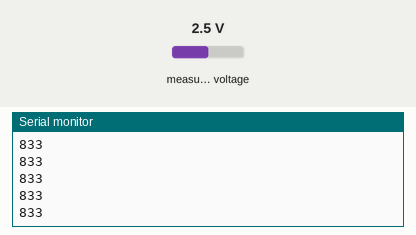
A sketch run on a simulated Arduino Uno, built with avr-gcc and run on an emulated ATmega328P. Parts: the last lines printed to the serial monitor. The inputs (shaded band) are chosen by the test bench; at power-on: measured voltage 2.5 V.

Above: at 1.2 s.
1.3 s: measured voltage set to 0.1 V
At 2.0 s:
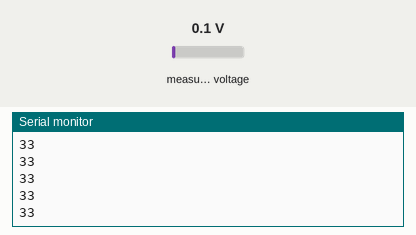
2.8 s: measured voltage set to 1.2 V
At 3.6 s:
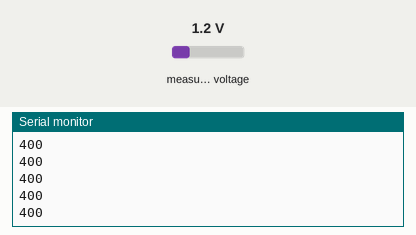
Timing chart, 0 to 4.0 s (numbered marks = the images above; inputs shaded):
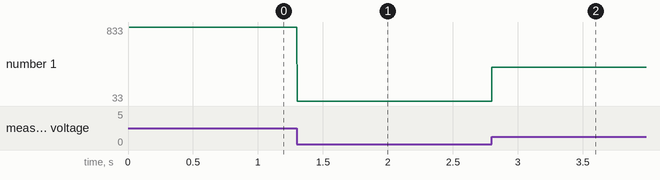

Measured:
- after the input at 1.3 s, the serial monitor: prints a new line at once (image 1)
- after the input at 2.8 s, the serial monitor: prints a new line at once (image 2)
- plotted number 1: 833 → 33 after the input at 1.3 s, 33 → 400 after the input at 2.8 s

The sketch:

ads1015_1115.ino
```cpp
#include <Wire.h>
#include <Adafruit_ADS1015.h>

Adafruit_ADS1015 ads1015;

//Adafruit_ADS1015 ads1015;    // Construct an ads1015 at the default address: 0x48
//Adafruit_ADS1115 ads1115(0x49); // construct an ads1115 at address 0x49
//
//void setup(void)
//{
//  ads1015.begin();  // Initialize ads1015
//  ads1115.begin();  // Initialize ads1115
//}

void setup(void)
{
  Serial.begin(115200);
  Serial.println("Hello!");

  Serial.println("Getting single-ended readings from AIN0..3");
  Serial.println("ADC Range: +/- 6.144V (1 bit = 3mV)");
  ads1015.begin();
}
 int cont=0;
void loop(void)
{
  int16_t adc0, adc1, adc2, adc3;
 if(cont<5000){
  adc0 = ads1015.readADC_SingleEnded(0);
  Serial.println(adc0);
 // delay(1);
 }
 else
  cont++;
}
```
